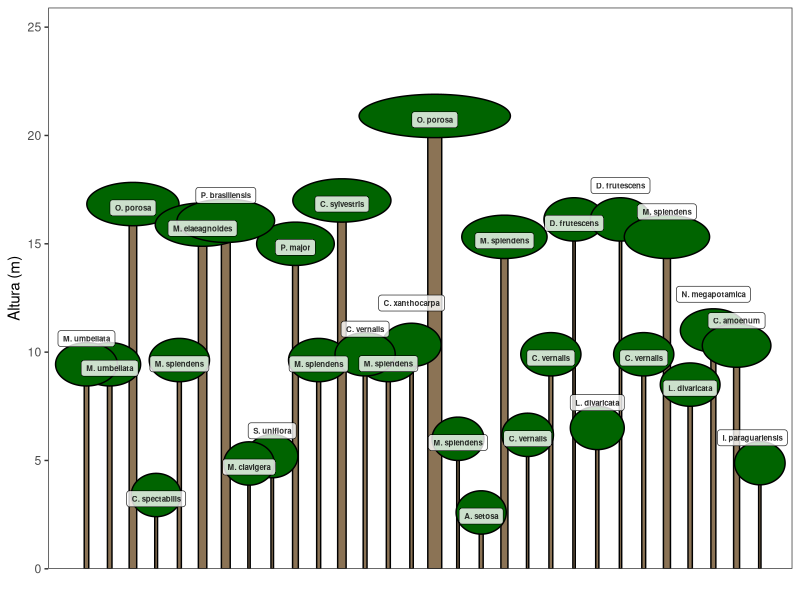
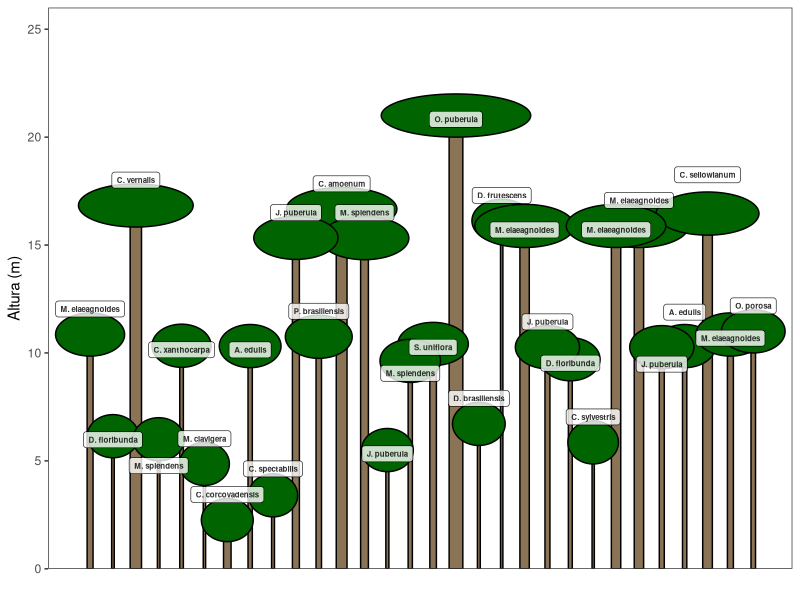
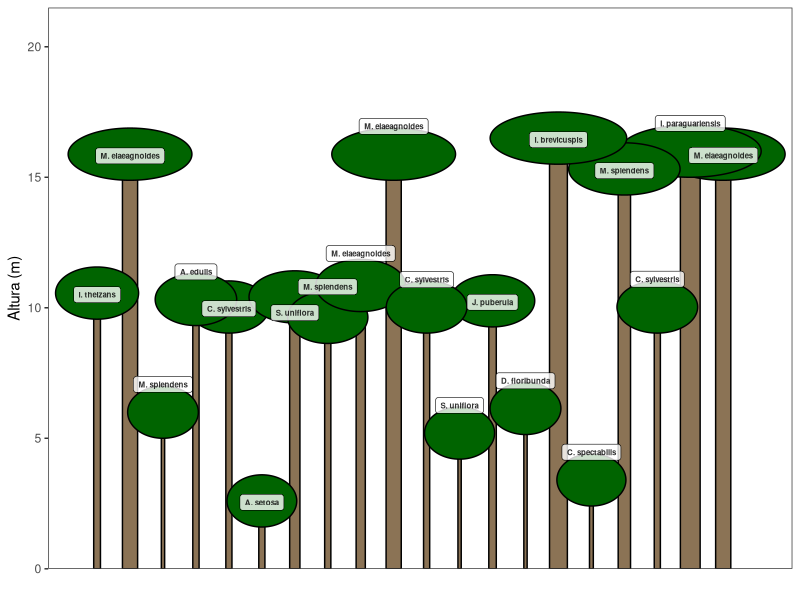

Write the R code that produced these figures, in order.
## ---- chunk 1
# Importar base de dados
dados <- readxl::read_excel("dados_levantamento_fitossociologico.xlsx")
head(dados)
## ---- chunk 2
perfil_esquematico <- function(narv){
# Carregar pacote de manipulação de dados
library(dplyr)

# Obter altura média para cada espécie em cada estrato vertical
dados_perfil <- dados %>% group_by(`Estrato vertical`,Gen_esp_abv) %>% summarise(mean(H)) %>%
# Renamoear colunas
rename('estrato'=1, 'especie'=2,'h.med'=3) %>%
ungroup() %>%
# Obter DAP médio para cada espécie em cada estrato vertical
mutate(dap= group_by(dados, `Estrato vertical`, Gen_esp_abv) %>% summarise(dap=mean(DAP)) %>% pull(dap)) %>%
# Obter abundância para cada espécie em cada estrato vertical
mutate(ab= group_by(dados, `Estrato vertical`, Gen_esp_abv) %>% summarise(ab=n()) %>% pull(ab))
# Separar dados por estrato
emergente <- dados_perfil %>% filter(estrato == 'Emergente')
subbosque <- dados_perfil %>% filter(estrato == 'Sub-bosque')
superior <- dados_perfil %>% filter(estrato == 'Superior')
intermediario <- dados_perfil %>% filter(estrato == 'Intermediário')

# Contar árvores por estrato
narv_estrato <- round(table(dados$`Estrato vertical`)/sum(table(dados$`Estrato vertical`))*narv,0)
# Corrigir diferença, se existente, entre o argumento `narv` e o número de árvres sorteadas
if(sum(narv_estrato)!=narv){
narv_estrato[which(narv_estrato==max(narv_estrato))] <- narv_estrato[which(narv_estrato==max(narv_estrato))]+1
}
# Probabilidade de ocorrência das espécies em cada estrato
emergente$prob <- emergente$ab/sum(emergente$ab)
subbosque$prob <- subbosque$ab/sum(subbosque$ab)
superior$prob <- superior$ab/sum(superior$ab)
intermediario$prob <- intermediario$ab/sum(intermediario$ab)
# Sortear árvores por estrato
sample_eme <- tryCatch({sample(1:nrow(emergente), narv_estrato[1], replace = TRUE, emergente$prob)},
error = function (e) {0}
)
sample_int <- tryCatch({
sample(1:nrow(intermediario), narv_estrato[2], replace = TRUE, intermediario$prob)},
error = function (e) {0}
)
sample_sub <- tryCatch({
sample_sub <- sample(1:nrow(subbosque), narv_estrato[3], replace = TRUE, subbosque$prob)},
error = function (e) {0}
)
sample_sup <- tryCatch({
sample(1:nrow(superior), narv_estrato[4], replace = TRUE, superior$prob)},
error = function (e) {0}
)
sample_eme <- emergente[sample_eme,]
sample_int <- intermediario[sample_int,]
sample_sub <- subbosque[sample_sub,]
sample_sup <- superior[sample_sup,]
# Unir estratos da floresta simulada
sample <- bind_rows(sample_eme,sample_int,sample_sub,sample_sup) %>%
mutate(dap01=(dap-min(dap))/(max(dap)-min(dap))*(.6-.1)+.1,
id = sample(1:narv,narv))
id_sp <- unique(sample$especie)
sample$id_sp <- match(sample$especie,id_sp)
# Carregar pacotes necessários
library(ggplot2)
library(ggforce)
library(ggrepel)
# Plotar floresta
perfil <- ggplot(sample)+
geom_bar(aes(x=id,y=h.med, width=dap01),stat = 'identity', color = 'black', fill = 'burlywood4')+
geom_ellipse(aes(x0=id, y0=h.med,
a=1+3*dap01*h.med/(1/narv*500), #função genérica de diâmetro de copa
b=1,angle=0), fill = 'darkgreen')+
geom_label_repel(aes(x=id,y=h.med+.5,label=especie), direction = 'y', fontface = 'bold', size = 2, alpha=.8, segment.alpha = 0)+
scale_x_continuous(breaks = 1:narv, expand = c(.01,0))+
scale_y_continuous(expand=c(0,0), limits = c(0,max(sample$h.med)+5))+
xlab('')+
ylab('Altura (m)')+
theme_bw()+
theme(panel.grid = element_blank(),
axis.text.x = element_blank(),
axis.ticks.x = element_blank())
return(perfil)
}
## ---- chunk 3
# Número de árvores a serem representadas plotar
quantidade_de_arvores <- 30
# Executar função
perfil_esquematico(quantidade_de_arvores)
## ---- chunk 4
# Executar função
perfil_esquematico(quantidade_de_arvores)
## ---- chunk 5
# Executar função
perfil_esquematico(20)
